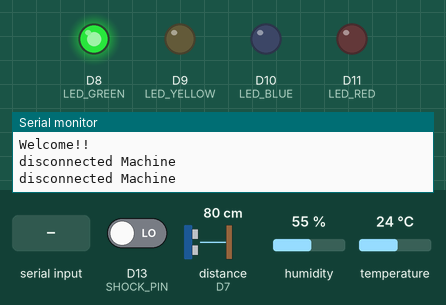
Bench run of a sketch on a simulated Arduino MKR. On the bench: output pins drawn as LEDs (lit = HIGH), the last lines printed to the serial monitor. Dashed ring = blinking. Inputs (shaded band) come from the test bench; at power-on: distance to the obstacle (sensor on D7) 80 cm, D13 (SHOCK_PIN) LOW, humidity 55 %, temperature 24 °C. The echo pulse lasts 58.3 µs per cm; WiFi joins after 1.5 s; servers stay silent unless stated; uploads are accepted with an empty reply; pins used as bus, display or sensor lines are not drawn.

Above: at 20.7 s.
20.8 s: "1" received over Serial
23.0 s: distance to the obstacle (sensor on D7) set to 56 cm
25.6 s: distance to the obstacle (sensor on D7) set to 46 cm
At 26.3 s:
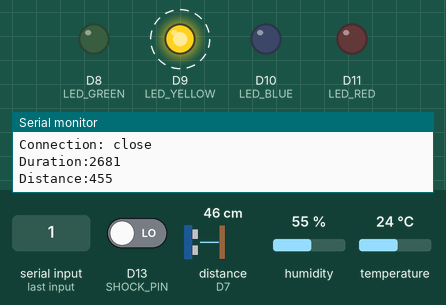
At 27.6 s:
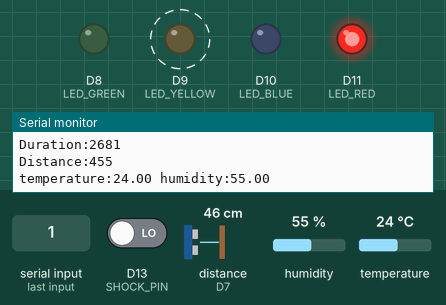
29.0 s: distance to the obstacle (sensor on D7) set to 60 cm
At 31.3 s:
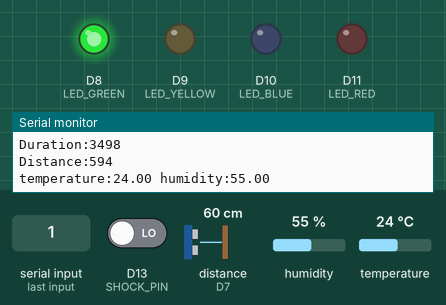
Timing chart, 0 to 32.8 s (numbered marks = the images above; inputs shaded):
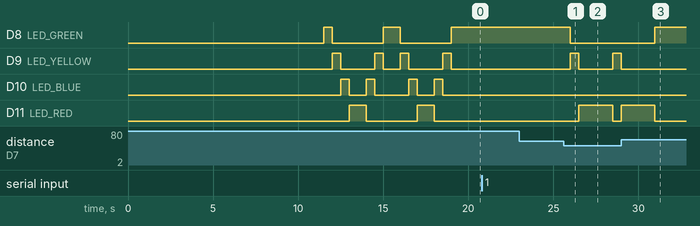

Measured:
- the behaviour switches between 51 and 50 cm on distance to the obstacle (sensor on D7) (found by bisection; images 0 and 1)
- after the input at 25.6 s, D8 (LED_GREEN): HIGH → LOW after 0.39 s; D9 (LED_YELLOW): alternates HIGH for 0.50 s and LOW for 2.0 s, starting after 0.39 s; D11 (LED_RED): LOW → HIGH after 0.89 s, → LOW 2.0 s later, → HIGH 0.50 s later
- after the input at 29.0 s, D8 (LED_GREEN): LOW → HIGH after 2.0 s; D9 (LED_YELLOW): stays LOW (without the input it goes to HIGH after 2.0 s); D11 (LED_RED): goes on until 31.0 s, then stays LOW

The sketch:

sm_iot.ino
```cpp
/*
 * Created Date: 2022-07-27 (Mon)
 * Author: Doyun Jung (정도윤) / rabbit.white@daum.net
 * Subject: Smart Logistics IoT
 * Filename: sm-iot.ino
 * Description:
 * 1. webconn으로 client 함수 이전, 정도윤, 2022-07-28(Wed)
 */

#include <DHT11.h>
#include <SPI.h>
#include <WiFiNINA.h>

#include "arduino_secrets.h"
#include "webconn.h"

const int START_ID = 1;
const int END_ID = 4;

const int CHOOSE_LED_GREEN = 1;
const int CHOOSE_LED_YELLOW = 2;
const int CHOOSE_LED_BLUE = 3;
const int CHOOSE_LED_RED = 4;

// 핀 레이아웃
const int TRIG_PIN = 6;
const int ECHO_PIN = 7;

const int LED_GREEN = 8;
const int LED_YELLOW = 9;
const int LED_BLUE = 10;
const int LED_RED = 11;

const int DHT_PIN = 12;    // 연결한 아두이노 디지털 핀 번호
const int SHOCK_PIN = 13;

// 무선랜 설정 정보
char ssid[] = SECRET_SSID;    // your network SSID (name)
char pass[] = SECRET_PASS;    // your network password (use for WPA, or use as key for WEP)
int keyIndex = 0;

int status = WL_IDLE_STATUS;
int ardu_status = 0;

float temp, humi;
String url;
String host;
String shock;
String message;

char server[] = "100.30.0.5";    // 네임서버: smartLogistics

WiFiClient client;      // WifiClient 기본값 포트 80포트
DHT11 dht11(DHT_PIN);   // 온습도 센서

Webconn webconn;

void setup() {

  Serial.begin(9600);
  while (!Serial) {
    ; // wait for serial port to connect. Needed for native USB port only
  }

  // Wifi 셋업
  wifiSetup();
  Serial.println("Welcome!!");

  // 무선랜 클라이언트 설정
  webconn.setClient(&client);
  webconn.setServer(server);

  // 핀 모드 설정
  pinMode(TRIG_PIN, OUTPUT);
  pinMode(ECHO_PIN, INPUT);

  pinMode(LED_GREEN, OUTPUT);
  pinMode(LED_YELLOW, OUTPUT);
  pinMode(LED_BLUE, OUTPUT);
  pinMode(LED_RED, OUTPUT);

  pinMode(SHOCK_PIN, INPUT);

  // "환영합니다" 출력
  welcome();

}

void loop() {

  // 시리얼 가능 여부
  if(Serial.available()){

    switch(Serial.read()){

      case '1':
        ardu_status = 1;
        break;

      case '0':
        ardu_status = 0;
        break;

    }

  }

  // 프로그램 실행
  op_program();

}

void op_program(){

  String postData;
  long duration, distance;

  // 활성화 상태
  if ( ardu_status == 1 ){

    // 무선랜 접속 여부
    while (client.available()) {
      char c = client.read();
      Serial.write(c);
    }

    digitalWrite(TRIG_PIN, HIGH);
    delayMicroseconds(10);
    digitalWrite(TRIG_PIN, LOW);

    duration = pulseIn(ECHO_PIN, HIGH);
    distance = ((float)(340 * duration) / 1000) / 2;

    Serial.print("Duration:");
    Serial.print(duration);
    Serial.println();
    Serial.print("Distance:");
    Serial.print(distance);
    Serial.println();

    // 충격 감지 센서
    if ( digitalRead( SHOCK_PIN ) == HIGH ){
      // Serial.println("SHOCK!!!!");
      shock = "SHOCK";
    }else{
      shock = "STD";
    }

    if ( distance > 500 ){
      choose_led( CHOOSE_LED_GREEN );
    }else{
      choose_led( CHOOSE_LED_YELLOW );
      delay(500);

      choose_led( CHOOSE_LED_RED );
      delay(500);
    }

    // DHT 센서(온습도 센서)
    dht_sensor();
    delay(100);

    // 메시지
    message = "정상";

    // POST 호출
    postData = "distance=";
    postData = postData + String(distance);
    postData = postData + "&duration=" + String(duration);
    postData = postData + "&humi=" + String(humi);
    postData = postData + "&temp=" + String(temp);
    postData = postData + "&shock=" + shock;
    postData = postData + "&machine_id=" + String(1);
    postData = postData + "&message=" + message;
    postData = postData + "&uuid=" + SECRET_MACHINE;

    //Serial.println(postData);

    // 호스트 설정
    host = "Host: 100.30.0.5";
    webconn.setHost(host);

    // URL 설정
    url = "POST /smartLogistics/index.php/iot/collect HTTP/1.1";
    //url = "GET /smartLogistics/index.php/iot/collect?" + postData + " HTTP/1.1";
    webconn.setUrl(url);

    Serial.println(url);

    // 포트 설정
    webconn.setPort(80);

    // 웹 클라이언트 시작
    webconn.httpPostConn(postData);
    //webconn.httpGetConn();
    delay(100);

    // 연결이 끊겼을 때, 연결 종료
    if (!client.connected()) {
      Serial.println();
      Serial.println("disconnecting from server.");
      client.stop();

      // do nothing forevermore:
      while (true);
    }

  }
  // 비활성화 상태
  else if ( ardu_status == 0 ){
    Serial.println("disconnected Machine");
    delay(1000);
  }

}

void wifiSetup(){

  // check for the WiFi module:
  if (WiFi.status() == WL_NO_MODULE) {
    Serial.println("Communication with WiFi module failed!");
    // don't continue
    while (true);
  }

  String fv = WiFi.firmwareVersion();
  if (fv < WIFI_FIRMWARE_LATEST_VERSION) {
    Serial.println("Please upgrade the firmware");
  }

  // attempt to connect to WiFi network:
  while (status != WL_CONNECTED) {
    Serial.print("Attempting to connect to SSID: ");
    Serial.println(ssid);
    // Connect to WPA/WPA2 network. Change this line if using open or WEP network:
    status = WiFi.begin(ssid, pass);

    // wait 10 seconds for connection:
    delay(10000);
  }
  Serial.println("Connected to WiFi");
  printWifiStatus();

  Serial.println("\nStarting connection to server...");
  // if you get a connection, report back via serial:

}

void printWifiStatus() {

  Serial.print("SSID: ");
  Serial.println(WiFi.SSID());

  // print your board's IP address:
  IPAddress ip = WiFi.localIP();
  Serial.print("IP Address: ");
  Serial.println(ip);

  // print the received signal strength:
  long rssi = WiFi.RSSI();
  Serial.print("signal strength (RSSI):");
  Serial.print(rssi);
  Serial.println(" dBm");

}


void welcome(){

  for ( int i = 0; i < 2; i++ ){

    for ( int j = START_ID; j <= END_ID; j++ ){
      choose_led( j );
      delay(500);
    }

    for ( int j = END_ID; j >= START_ID; j-- ){
      choose_led( j );
      delay(500);
    }

  }

}

void choose_led(int choose){

  switch( choose ){

      case 1:
        digitalWrite(LED_GREEN, HIGH);
        digitalWrite(LED_YELLOW, LOW);
        digitalWrite(LED_BLUE, LOW);
        digitalWrite(LED_RED, LOW);

        break;

     case 2:
        digitalWrite(LED_GREEN, LOW);
        digitalWrite(LED_YELLOW, HIGH);
        digitalWrite(LED_BLUE, LOW);
        digitalWrite(LED_RED, LOW);

        break;

     case 3:
        digitalWrite(LED_GREEN, LOW);
        digitalWrite(LED_YELLOW, LOW);
        digitalWrite(LED_BLUE, HIGH);
        digitalWrite(LED_RED, LOW);

        break;

     case 4:
        digitalWrite(LED_GREEN, LOW);
        digitalWrite(LED_YELLOW, LOW);
        digitalWrite(LED_BLUE, LOW);
        digitalWrite(LED_RED, HIGH);

        break;

    }

}


void dht_sensor(){

  int err;

  if((err=dht11.read(humi, temp))==0)
  {
    Serial.print("temperature:");
    Serial.print(temp);
    Serial.print(" humidity:");
    Serial.print(humi);
    Serial.println();

  }
  else
  {
    Serial.println();
    Serial.print("Error No :");
    Serial.print(err);
    Serial.println();

  }

  delay(DHT11_RETRY_DELAY); //delay for reread

}
```

arduino_secrets.h
```cpp
/*
 * Created Date: 2022-07-28 (Wed)
 * Author: Doyun Jung (정도윤) / rabbit.white@daum.net
 * Subject: Smart Logistics IoT
 * Filename: arduino_secret.h
 * Description:
 *
 */

#define SECRET_SSID "SmartLogistics_2G"
#define SECRET_PASS "12345678"

#define SECRET_MACHINE "026448f2-79d6-9eb1-2119-2ef9e6f232d4"
```

webconn.h
```cpp
/*
 * Created Date: 2022-07-28 (Wed)
 * Author: Doyun Jung (정도윤) / rabbit.white@daum.net
 * Subject: Smart Logistics IoT
 * Filename: webconn.h
 * Description:
 *
 */

#ifndef WEBSITE_H
#define WEBSITE_H

class Webconn {

public:
  Webconn();
  ~Webconn();
  WiFiClient* getClient();
  void setClient(WiFiClient* client);

  char* getServer();
  void setServer(char* server);
  int getPort();
  void setPort(int port);

  String getUrl();
  void setUrl(String url);

  String getHost();
  void setHost(String host);

  void httpPostConn(String postData);
  void httpGetConn();

private:
  WiFiClient* client;
  char* server;
  int port;
  String url;
  String host;
};

Webconn::Webconn(){

}

Webconn::~Webconn(){

}

WiFiClient* Webconn::getClient(){
  return this->client;
}

void Webconn::setClient(WiFiClient* client){
  this->client = client;
}

char* Webconn::getServer(){
  return this->server;
}

void Webconn::setServer(char* server){
  this->server = server;
}

int Webconn::getPort(){
  return this->port;
}

void Webconn::setPort(int port){
  this->port = port;
}

String Webconn::getUrl(){
  return this->url;
}

void Webconn::setUrl(String url){
  this->url = url;
}


String Webconn::getHost(){
  return this->host;
}

void Webconn::setHost(String host){
  this->host = host;
}

void Webconn::httpPostConn(String postData){

  char *usr_server = this->getServer();
  int usr_port = this->getPort();
  String usr_url = this->getUrl();
  String usr_host = this->getHost();

  if (client->connect(usr_server, usr_port)) {

    Serial.println("connected to server");
    // Make a HTTP request:
    //client->println("POST /search_post.php HTTP/1.1");
    client->println(usr_url);
    //client->println("Host: 100.30.0.5");
    client->println(usr_host);
    client->println("Content-Type: application/x-www-form-urlencoded");
    client->print("Content-Length: ");
    client->println(postData.length());
    client->println();
    client->print(postData);

  }

}

void Webconn::httpGetConn(){

  char *usr_server = this->getServer();
  int usr_port = this->getPort();
  String usr_url = this->getUrl();
  String usr_host = this->getHost();

  if (client->connect(usr_server, usr_port)) {
    Serial.println("connected to server");
    // Make a HTTP request:
    //client->println("GET /search.php?q=arduino HTTP/1.1");
    client->println(usr_url);
    //client->println("Host: 100.30.0.5");
    client->println(usr_host);
    client->println("Connection: close");
    client->println();
  }

}

#endif
```
